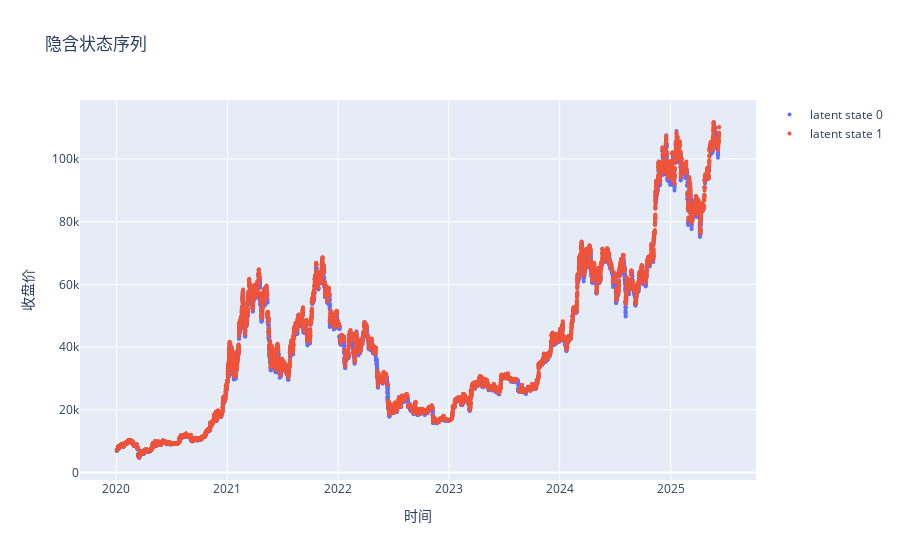

Notebook cell for this chart:
### Code cell
from hmmlearn.hmm import GMMHMM  # noqa
import plotly.graph_objects as go
import plotly.express as px
import pandas as pd  # noqa

from jesse.helpers import timestamp_to_time  # noqa

mix = 3  ### GMM mix参数

close_arr = merged_bar[:, 2]
high_arr = merged_bar[:, 3][L:]
low_arr = merged_bar[:, 4][L:]

log_return = np.log(close_arr[1:] / close_arr[:-1])[L - 1 :]
log_return_L = np.log(close_arr[L:] / close_arr[:-L])
HL_diff = np.log(high_arr / low_arr)

X = np.column_stack([HL_diff, log_return_L, log_return])

datelist = np.asarray(
    [pd.Timestamp(timestamp_to_time(i)) for i in merged_bar[:, 0][L:]]
)
closeidx = merged_bar[:, 2][L:]

assert len(datelist) == len(closeidx)
assert len(datelist) == len(X)

gmm = GMMHMM(
    n_components=2,
    n_mix=mix,
    covariance_type="diag",
    n_iter=1000,
    # weights_prior=2,
    means_weight=0.5,
    random_state=study.best_params["random_state"],
)
gmm.fit(X)
latent_states_sequence = gmm.predict(X)

print(np.unique(latent_states_sequence, return_counts=True))

fig = go.Figure()
colors = px.colors.qualitative.Plotly

for i in range(gmm.n_components):
    state = latent_states_sequence == i
    fig.add_trace(
        go.Scatter(
            x=datelist[state],
            y=closeidx[state],
            mode="markers",
            name=f"latent state {i}",
            marker=dict(color=colors[i % len(colors)], size=4),
        )
    )

fig.update_layout(
    title="隐含状态序列",
    xaxis_title="时间",
    yaxis_title="收盘价",
    # width=1400,
    # height=600,
    showlegend=True,
)

fig.show()

### Figure 1 — Plotly figure (JSON) as saved in the notebook; plotly's stock layout.template omitted (floating-point values rounded to 4 significant figures; data arrays with more than 128 entries replaced by an {"elided": "..."} marker saying what was removed)
{"data": [{"marker": {"color": "#636EFA", "size": 4}, "mode": "markers", "name": "latent state 0", "type": "scatter", "x": {"elided": "9388 str values"}, "y": {"elided": "9388 float values"}}, {"marker": {"color": "#EF553B", "size": 4}, "mode": "markers", "name": "latent state 1", "type": "scatter", "x": {"elided": "9394 str values"}, "y": {"elided": "9394 float values"}}], "layout": {"showlegend": true, "title": {"text": "隐含状态序列"}, "xaxis": {"title": {"text": "时间"}}, "yaxis": {"title": {"text": "收盘价"}}}}
